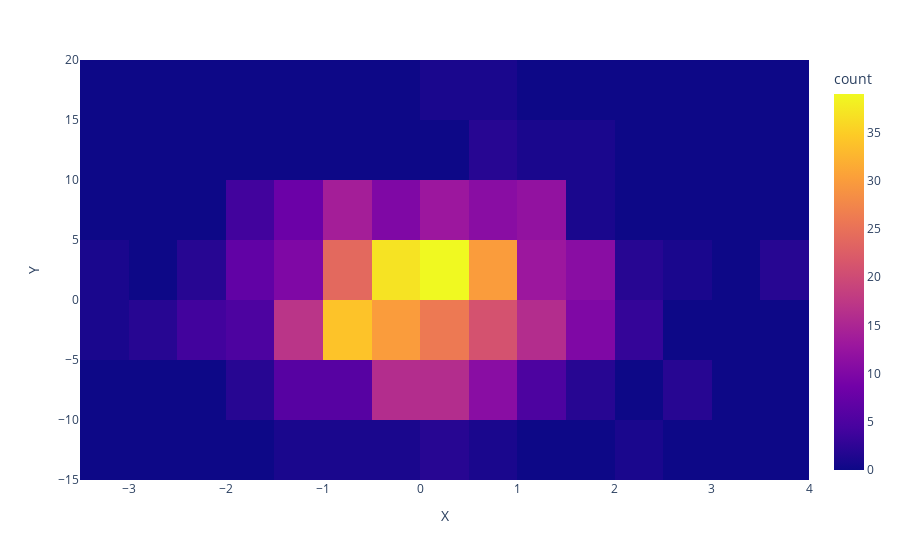

The cell this chart's notebook holds for it:
### Code cell
import plotly.express as px

fig = px.scatter_3d(df, x='X', y='Y', z='Z')

### Try these other options 

#px.density_heatmap(df, x='X', y='Y')
#px.line(df, x='X', y='Y')
#px.scatter(df, x='X', y='Y')
#px.area(df, x='X', y='Y')
#px.histogram(df, x="X")

fig.show()

### Figure 1 — Plotly figure (JSON) as saved in the notebook; plotly's stock layout.template omitted (floating-point values rounded to 4 significant figures; data arrays with more than 128 entries replaced by an {"elided": "..."} marker saying what was removed)
{"data": [{"coloraxis": "coloraxis", "hovertemplate": "X=%{x}<br>Y=%{y}<br>count=%{z}<extra></extra>", "name": "", "type": "histogram2d", "x": {"elided": "500 float values"}, "xaxis": "x", "xbingroup": "x", "y": {"elided": "500 float values"}, "yaxis": "y", "ybingroup": "y"}], "layout": {"autosize": true, "coloraxis": {"colorbar": {"title": {"text": "count"}}, "colorscale": [[0, "#0d0887"], [0.1111, "#46039f"], [0.2222, "#7201a8"], [0.3333, "#9c179e"], [0.4444, "#bd3786"], [0.5556, "#d8576b"], [0.6667, "#ed7953"], [0.7778, "#fb9f3a"], [0.8889, "#fdca26"], [1, "#f0f921"]]}, "legend": {"tracegroupgap": 0}, "margin": {"t": 60}, "xaxis": {"anchor": "y", "autorange": true, "domain": [0, 1], "range": [-3.5, 4], "title": {"text": "X"}, "type": "linear"}, "yaxis": {"anchor": "x", "autorange": true, "domain": [0, 1], "range": [-15, 20], "title": {"text": "Y"}, "type": "linear"}}}
